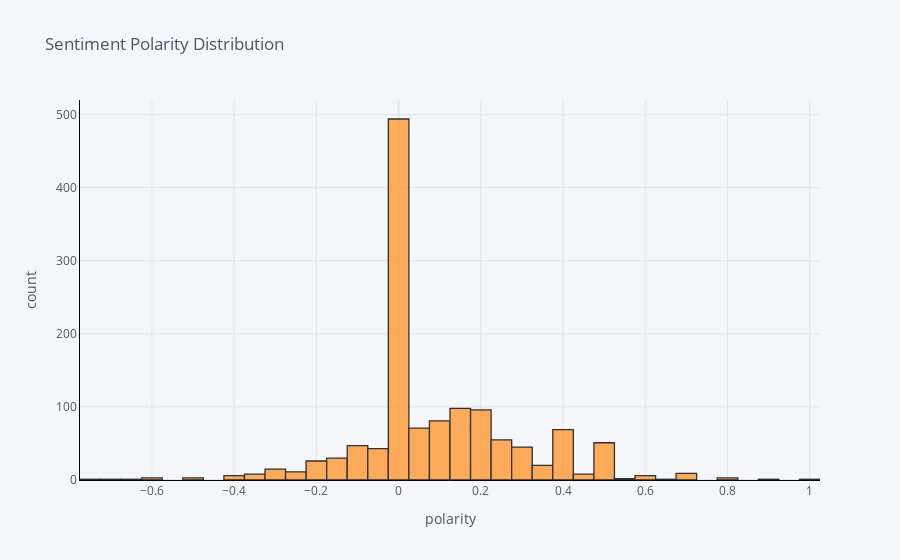

The notebook cell saved with this chart:
### Markdown cell above
### Dist plot of review polarity score

### Code cell
df['polarity'].iplot(
    kind='hist',
    bins=50,
    xTitle='polarity',
    linecolor='black',
    yTitle='count',
    title='Sentiment Polarity Distribution')

### Figure 1 — Plotly figure (JSON) as saved in the notebook; plotly's stock layout.template omitted (floating-point values rounded to 4 significant figures; data arrays with more than 128 entries replaced by an {"elided": "..."} marker saying what was removed)
{"data": [{"histfunc": "count", "histnorm": "", "marker": {"color": "rgba(255, 153, 51, 1.0)", "line": {"color": "#000000", "width": 1.3}}, "name": "polarity", "nbinsx": 50, "opacity": 0.8, "orientation": "v", "type": "histogram", "x": {"elided": "1306 float values"}}], "layout": {"barmode": "overlay", "legend": {"bgcolor": "#F5F6F9", "font": {"color": "#4D5663"}}, "paper_bgcolor": "#F5F6F9", "plot_bgcolor": "#F5F6F9", "title": {"font": {"color": "#4D5663"}, "text": "Sentiment Polarity Distribution"}, "xaxis": {"gridcolor": "#E1E5ED", "linecolor": "black", "showgrid": true, "tickfont": {"color": "#4D5663"}, "title": {"font": {"color": "#4D5663"}, "text": "polarity"}, "zerolinecolor": "#E1E5ED"}, "yaxis": {"gridcolor": "#E1E5ED", "linecolor": "black", "showgrid": true, "tickfont": {"color": "#4D5663"}, "title": {"font": {"color": "#4D5663"}, "text": "count"}, "zerolinecolor": "#E1E5ED"}}}
